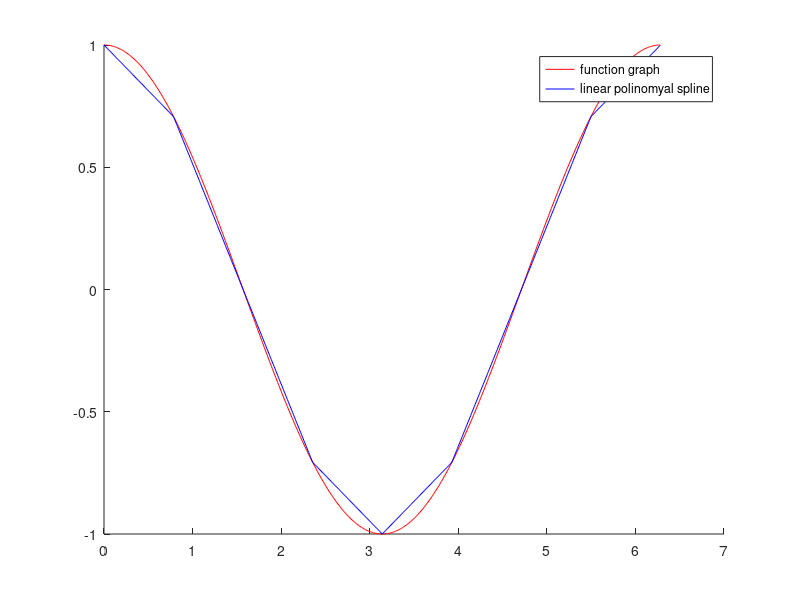

The MATLAB source for this figure:
f = @(x) cos(x);
x = [0:pi/4:2*pi];
y = [0:0.01:2*pi];

hold on

plot(y, f(y), 'r');
plot(y, interp1(x, f(x), y), 'b');
legend('function graph', 'linear polinomyal spline');

hold off